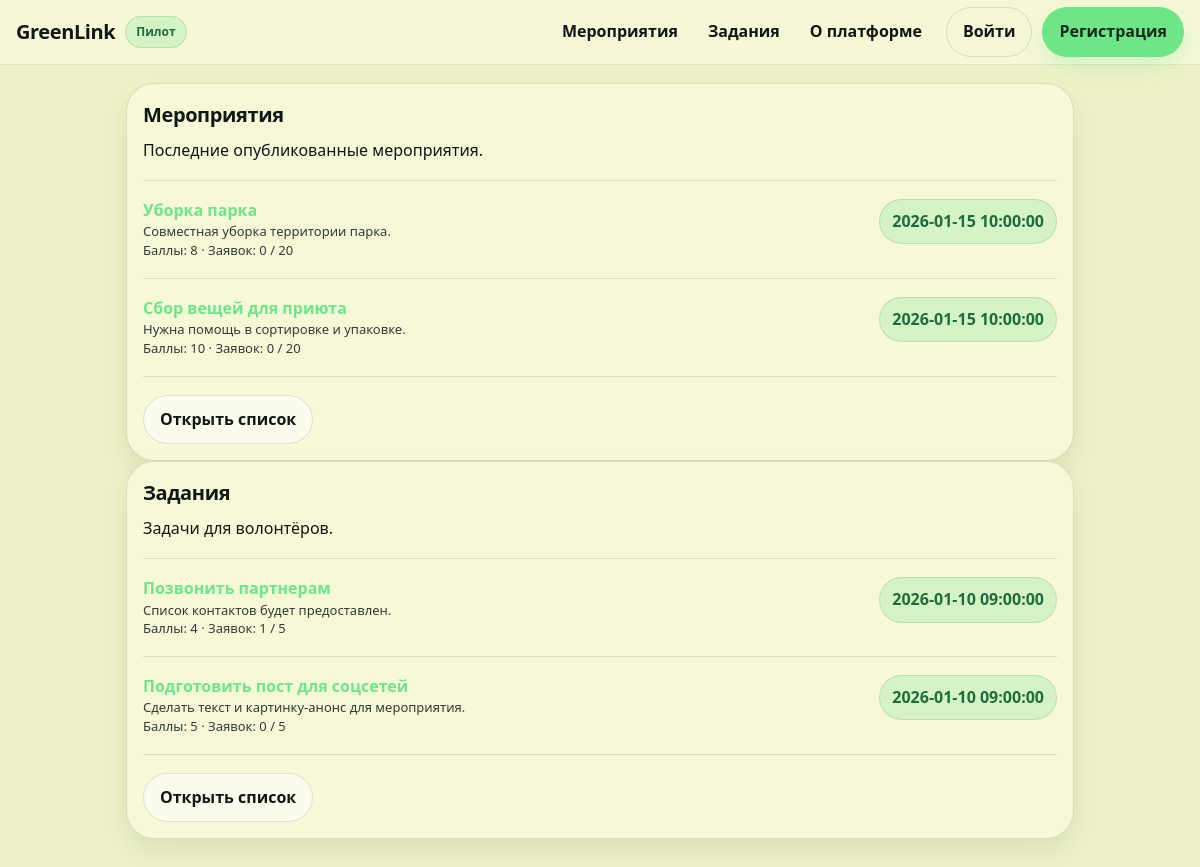
The page / on the database its author committed.
### tables this page shows
CREATE TABLE events (
  id INTEGER PRIMARY KEY AUTOINCREMENT,
  name TEXT NOT NULL,
  description TEXT,
  link TEXT,
  points INTEGER NOT NULL DEFAULT 0,
  start_time TEXT,
  end_time TEXT,
  max_participants INTEGER NOT NULL DEFAULT 0,
  created_by INTEGER,
  created_at TEXT NOT NULL,
  FOREIGN KEY (created_by) REFERENCES users(id)
);

CREATE TABLE tasks (
  id INTEGER PRIMARY KEY AUTOINCREMENT,
  name TEXT NOT NULL,
  description TEXT,
  points INTEGER NOT NULL DEFAULT 0,
  start_time TEXT,
  end_time TEXT,
  max_participants INTEGER NOT NULL DEFAULT 0,
  created_by INTEGER,
  created_at TEXT NOT NULL,
  FOREIGN KEY (created_by) REFERENCES users(id)
);

### app/routes.py (the view)
@bp.route("/")
def index():
    db = get_db()
    events = db.execute(
        "SELECT e.*, (SELECT COUNT(1) FROM event_applications a WHERE a.event_id=e.id AND a.status IN (?, ?)) as appl_count FROM events e ORDER BY e.start_time IS NULL, e.start_time DESC, e.id DESC LIMIT 20",
        (APP_PENDING, APP_APPROVED),
    ).fetchall()
    tasks = db.execute(
        "SELECT t.*, (SELECT COUNT(1) FROM task_applications a WHERE a.task_id=t.id AND a.status IN (?, ?)) as appl_count FROM tasks t ORDER BY t.start_time IS NULL, t.start_time DESC, t.id DESC LIMIT 20",
        (APP_PENDING, APP_APPROVED),
    ).fetchall()
    return render_template("index.html", events=events, tasks=tasks)

### app/auth.py (called while the page is built)
def current_user():
    if "user_id" not in session:
        return None
    if getattr(g, "_current_user", None) is None:
        db = get_db()
        g._current_user = db.execute("SELECT * FROM users WHERE id=?", (session["user_id"],)).fetchone()
    return g._current_user

### app/db.py (called while the page is built)
def get_db():
    if "db" not in g:
        db_path = current_app.config["DB_PATH"]
        os.makedirs(os.path.dirname(os.path.abspath(db_path)), exist_ok=True)
        g.db = sqlite3.connect(db_path)
        g.db.row_factory = sqlite3.Row
        g.db.execute("PRAGMA foreign_keys = ON;")
    return g.db

### app/routes.py (called while the page is built)
@bp.context_processor
def inject_user():
    return {"current_user": current_user()}

### app/templates/index.html
{% extends "base.html" %}
{% block content %}
  <div class="grid">
    <div class="card">
      <h2>Мероприятия</h2>
      <div class="meta">Последние опубликованные мероприятия.</div>
      <div class="hr"></div>
      {% for e in events %}
        <div style="display:flex; justify-content:space-between; gap:10px; align-items:flex-start;">
          <div>
            <a href="{{ url_for('main.event_detail', event_id=e.id) }}"><strong>{{ e.name }}</strong></a>
            <div class="small">{{ e.description or "" }}</div>
            <div class="small">Баллы: {{ e.points }} · Заявок: {{ e.appl_count }}{% if e.max_participants %} / {{ e.max_participants }}{% endif %}</div>
          </div>
          <span class="badge">{{ (e.start_time or "без даты")|replace('T',' ') }}</span>
        </div>
        {% if not loop.last %}<div class="hr"></div>{% endif %}
      {% else %}
        <div class="small">Пока нет мероприятий.</div>
      {% endfor %}
      <div class="hr"></div>
      <a class="btn secondary" href="{{ url_for('main.events') }}">Открыть список</a>
    </div>
    <div class="card">
      <h2>Задания</h2>
      <div class="meta">Задачи для волонтёров.</div>
      <div class="hr"></div>
      {% for t in tasks %}
        <div style="display:flex; justify-content:space-between; gap:10px; align-items:flex-start;">
          <div>
            <a href="{{ url_for('main.task_detail', task_id=t.id) }}"><strong>{{ t.name }}</strong></a>
            <div class="small">{{ t.description or "" }}</div>
            <div class="small">Баллы: {{ t.points }} · Заявок: {{ t.appl_count }}{% if t.max_participants %} / {{ t.max_participants }}{% endif %}</div>
          </div>
          <span class="badge">{{ (t.start_time or "без даты")|replace('T',' ') }}</span>
        </div>
        {% if not loop.last %}<div class="hr"></div>{% endif %}
      {% else %}
        <div class="small">Пока нет заданий.</div>
      {% endfor %}
      <div class="hr"></div>
      <a class="btn secondary" href="{{ url_for('main.tasks') }}">Открыть список</a>
    </div>
  </div>
{% endblock %}

### app/static/style.css (style rules this page uses)
:root { --bg: #f5f7f2; --surface: #ffffff; --surface-2: #fbfcf8; --text: #142019; --muted: #4a5b50; --primary: #2f8f4e; --primary-700: #267641; --primary-50: #e9f6ee; --accent-50: #f2f6de; --border: #e4eae1; --shadow: 0 10px 24px rgba(20, 32, 25, 0.08); --radius: 12px; --radius-lg: 16px; --ring: 0 0 0 3px rgba(47,143,78,0.18); --danger: #b3261e; --danger-50: #fdecea; }
* { box-sizing:border-box; }
html,body { height:100%; }
body { margin:0; font-family: system-ui,-apple-system,"Segoe UI",Roboto,Ubuntu,Cantarell,"Noto Sans",Arial,sans-serif; color:var(--text); background: radial-gradient(1200px 680px at 10% -10%, var(--accent-50), transparent 60%), radial-gradient(1100px 650px at 90% -20%, var(--primary-50), transparent 55%), var(--bg); line-height:1.45; }
a { color:var(--primary); text-decoration:none; }
h1,h2,h3 { margin:0 0 10px 0; letter-spacing:-0.02em; }
h2 { font-size:20px; font-weight:750; }
.card { background: rgba(255,255,255,0.92); border: 1px solid var(--border); border-radius: var(--radius-lg); box-shadow: 0 8px 22px rgba(20,32,25,0.06); padding: 16px; }
.hr { height:1px; background: var(--border); margin: 18px 0; }
.btn { display:inline-flex; align-items:center; justify-content:center; gap:8px; padding: 10px 12px; border-radius: 12px; border: 1px solid var(--border); background: var(--surface); color: var(--text); font-weight:750; cursor:pointer; text-decoration:none; }
.small { font-size:13px; color: var(--muted); }
.badge { display:inline-flex; align-items:center; padding: 8px 10px; border-radius:999px; border:1px solid var(--border); background: rgba(255,255,255,0.92); font-weight:750; color: var(--text); }
.btn.secondary { background: rgba(255,255,255,0.92); }
:root { --bg: #eef2c6; --surface: #f6f8d8; --surface-2: #e7ebbd; --text: #101814; --muted: #2f3d36; --primary: #6fe58a; --primary-700: #2f8f4e; --primary-50: rgba(111,229,138,0.18); --border: rgba(16,24,20,0.12); --shadow: 0 12px 28px rgba(0,0,0,0.08); --radius: 18px; --radius-lg: 28px; --ring: 0 0 0 3px rgba(111,229,138,0.28); }
body { background: var(--bg); }
.card, .side-block, .side, .table-wrap { background: var(--surface); border: 1px solid var(--border); border-radius: var(--radius-lg); box-shadow: var(--shadow); }
.btn { border-radius: 999px; padding: 12px 16px; border: 1px solid rgba(16,24,20,0.12); background: rgba(255,255,255,0.55); }
.btn.secondary { background: rgba(255,255,255,0.55); }
.badge { border-radius: 999px; border: 1px solid rgba(16,24,20,0.10); background: rgba(111,229,138,0.25); color: #1f6c3d; padding: 10px 12px; }

### rows shown on the page
events: name "Уборка парка", description "Совместная уборка территории парка.", points "8", appl_count "0", max_participants "20", start_time "2026-01-15 10:00:00"
events: name "Сбор вещей для приюта", description "Нужна помощь в сортировке и упаковке.", points "10", appl_count "0", max_participants "20", start_time "2026-01-15 10:00:00"
tasks: name "Позвонить партнерам", description "Список контактов будет предоставлен.", points "4", appl_count "1", max_participants "5", start_time "2026-01-10 09:00:00"
tasks: name "Подготовить пост для соцсетей", description "Сделать текст и картинку-анонс для мероприятия.", points "5", appl_count "0", max_participants "5", start_time "2026-01-10 09:00:00"
